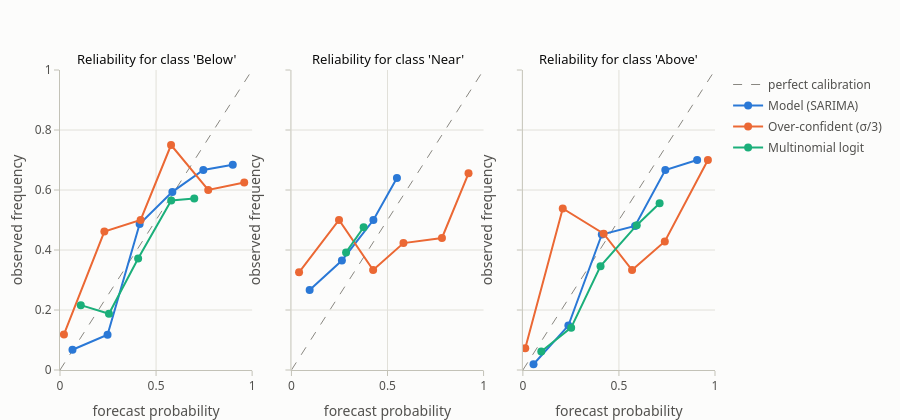

Source (notebook cell):
### Code cell
FORECASTERS = ["Model (SARIMA)", "Over-confident (σ/3)", "Multinomial logit"]
fig = pf.subplots(1, 3, titles=[f"Reliability for class '{cls}'" for cls in CLASSES], shared_yaxes=True, height=420)
for k, cls in enumerate(CLASSES):
    for j, name in enumerate(FORECASTERS):
        pf.add_reliability(fig, obs == k, P[name][:, k], n_bins=6, name=name, color=pf.SERIES[j], row=1, col=k + 1,
                           diagonal=j == 0, showlegend=k == 0)
fig.show()

### Figure 1 — Plotly figure (JSON) as saved in the notebook; plotly's stock layout.template omitted (floating-point values rounded to 4 significant figures)
{"data": [{"hoverinfo": "skip", "legendgroup": "diag", "line": {"color": "#898781", "dash": "dash", "width": 1}, "mode": "lines", "name": "perfect calibration", "showlegend": true, "type": "scatter", "x": [0, 1], "xaxis": "x", "y": [0, 1], "yaxis": "y"}, {"customdata": [74, 51, 37, 32, 27, 19], "hovertemplate": "Model (SARIMA)<br>forecast %{x:.2f} → observed %{y:.2f}<br>n = %{customdata}<extra></extra>", "legendgroup": "Model (SARIMA)", "line": {"color": "#2a78d6", "width": 2}, "marker": {"color": "#2a78d6", "size": 8}, "mode": "lines+markers", "name": "Model (SARIMA)", "showlegend": true, "type": "scatter", "x": [0.06498, 0.2475, 0.4145, 0.5848, 0.746, 0.8992], "xaxis": "x", "y": [0.06757, 0.1176, 0.4865, 0.5938, 0.6667, 0.6842], "yaxis": "y"}, {"customdata": [135, 13, 14, 12, 10, 56], "hovertemplate": "Over-confident (σ/3)<br>forecast %{x:.2f} → observed %{y:.2f}<br>n = %{customdata}<extra></extra>", "legendgroup": "Over-confident (σ/3)", "line": {"color": "#eb6834", "width": 2}, "marker": {"color": "#eb6834", "size": 8}, "mode": "lines+markers", "name": "Over-confident (σ/3)", "showlegend": true, "type": "scatter", "x": [0.02057, 0.2308, 0.4196, 0.578, 0.7714, 0.9589], "xaxis": "x", "y": [0.1185, 0.4615, 0.5, 0.75, 0.6, 0.625], "yaxis": "y"}, {"customdata": [37, 80, 70, 46, 7], "hovertemplate": "Multinomial logit<br>forecast %{x:.2f} → observed %{y:.2f}<br>n = %{customdata}<extra></extra>", "legendgroup": "Multinomial logit", "line": {"color": "#1baf7a", "width": 2}, "marker": {"color": "#1baf7a", "size": 8}, "mode": "lines+markers", "name": "Multinomial logit", "showlegend": true, "type": "scatter", "x": [0.1082, 0.2547, 0.4066, 0.5789, 0.6987], "xaxis": "x", "y": [0.2162, 0.1875, 0.3714, 0.5652, 0.5714], "yaxis": "y"}, {"hoverinfo": "skip", "legendgroup": "diag", "line": {"color": "#898781", "dash": "dash", "width": 1}, "mode": "lines", "name": "perfect calibration", "showlegend": false, "type": "scatter", "x": [0, 1], "xaxis": "x2", "y": [0, 1], "yaxis": "y2"}, {"customdata": [30, 63, 122, 25], "hovertemplate": "Model (SARIMA)<br>forecast %{x:.2f} → observed %{y:.2f}<br>n = %{customdata}<extra></extra>", "legendgroup": "Model (SARIMA)", "line": {"color": "#2a78d6", "width": 2}, "marker": {"color": "#2a78d6", "size": 8}, "mode": "lines+markers", "name": "Model (SARIMA)", "showlegend": false, "type": "scatter", "x": [0.0948, 0.2627, 0.4266, 0.5491], "xaxis": "x2", "y": [0.2667, 0.3651, 0.5, 0.64], "yaxis": "y2"}, {"customdata": [86, 24, 18, 26, 25, 61], "hovertemplate": "Over-confident (σ/3)<br>forecast %{x:.2f} → observed %{y:.2f}<br>n = %{customdata}<extra></extra>", "legendgroup": "Over-confident (σ/3)", "line": {"color": "#eb6834", "width": 2}, "marker": {"color": "#eb6834", "size": 8}, "mode": "lines+markers", "name": "Over-confident (σ/3)", "showlegend": false, "type": "scatter", "x": [0.03965, 0.2476, 0.4252, 0.5831, 0.7834, 0.9217], "xaxis": "x2", "y": [0.3256, 0.5, 0.3333, 0.4231, 0.44, 0.6557], "yaxis": "y2"}, {"customdata": [74, 166], "hovertemplate": "Multinomial logit<br>forecast %{x:.2f} → observed %{y:.2f}<br>n = %{customdata}<extra></extra>", "legendgroup": "Multinomial logit", "line": {"color": "#1baf7a", "width": 2}, "marker": {"color": "#1baf7a", "size": 8}, "mode": "lines+markers", "name": "Multinomial logit", "showlegend": false, "type": "scatter", "x": [0.2844, 0.3757], "xaxis": "x2", "y": [0.3919, 0.4759], "yaxis": "y2"}, {"hoverinfo": "skip", "legendgroup": "diag", "line": {"color": "#898781", "dash": "dash", "width": 1}, "mode": "lines", "name": "perfect calibration", "showlegend": false, "type": "scatter", "x": [0, 1], "xaxis": "x3", "y": [0, 1], "yaxis": "y3"}, {"customdata": [105, 54, 31, 25, 15, 10], "hovertemplate": "Model (SARIMA)<br>forecast %{x:.2f} → observed %{y:.2f}<br>n = %{customdata}<extra></extra>", "legendgroup": "Model (SARIMA)", "line": {"color": "#2a78d6", "width": 2}, "marker": {"color": "#2a78d6", "size": 8}, "mode": "lines+markers", "name": "Model (SARIMA)", "showlegend": false, "type": "scatter", "x": [0.05543, 0.2368, 0.4109, 0.5838, 0.7415, 0.907], "xaxis": "x3", "y": [0.01905, 0.1481, 0.4516, 0.48, 0.6667, 0.7], "yaxis": "y3"}, {"customdata": [166, 13, 11, 6, 14, 30], "hovertemplate": "Over-confident (σ/3)<br>forecast %{x:.2f} → observed %{y:.2f}<br>n = %{customdata}<extra></extra>", "legendgroup": "Over-confident (σ/3)", "line": {"color": "#eb6834", "width": 2}, "marker": {"color": "#eb6834", "size": 8}, "mode": "lines+markers", "name": "Over-confident (σ/3)", "showlegend": false, "type": "scatter", "x": [0.01237, 0.2076, 0.4207, 0.5683, 0.7388, 0.9631], "xaxis": "x3", "y": [0.07229, 0.5385, 0.4545, 0.3333, 0.4286, 0.7], "yaxis": "y3"}, {"customdata": [65, 85, 52, 29, 9], "hovertemplate": "Multinomial logit<br>forecast %{x:.2f} → observed %{y:.2f}<br>n = %{customdata}<extra></extra>", "legendgroup": "Multinomial logit", "line": {"color": "#1baf7a", "width": 2}, "marker": {"color": "#1baf7a", "size": 8}, "mode": "lines+markers", "name": "Multinomial logit", "showlegend": false, "type": "scatter", "x": [0.09579, 0.2514, 0.4043, 0.5928, 0.7117], "xaxis": "x3", "y": [0.06154, 0.1412, 0.3462, 0.4828, 0.5556], "yaxis": "y3"}], "layout": {"annotations": [{"font": {"color": "#0b0b0b", "size": 13}, "showarrow": false, "text": "Reliability for class 'Below'", "x": 0.1467, "xanchor": "center", "xref": "paper", "y": 1, "yanchor": "bottom", "yref": "paper"}, {"font": {"color": "#0b0b0b", "size": 13}, "showarrow": false, "text": "Reliability for class 'Near'", "x": 0.5, "xanchor": "center", "xref": "paper", "y": 1, "yanchor": "bottom", "yref": "paper"}, {"font": {"color": "#0b0b0b", "size": 13}, "showarrow": false, "text": "Reliability for class 'Above'", "x": 0.8533, "xanchor": "center", "xref": "paper", "y": 1, "yanchor": "bottom", "yref": "paper"}], "height": 420, "title": {}, "xaxis": {"anchor": "y", "domain": [0, 0.2933], "range": [0, 1], "title": {"text": "forecast probability"}}, "xaxis2": {"anchor": "y2", "domain": [0.3533, 0.6467], "range": [0, 1], "title": {"text": "forecast probability"}}, "xaxis3": {"anchor": "y3", "domain": [0.7067, 1], "range": [0, 1], "title": {"text": "forecast probability"}}, "yaxis": {"anchor": "x", "domain": [0, 1], "range": [0, 1], "title": {"text": "observed frequency"}}, "yaxis2": {"anchor": "x2", "domain": [0, 1], "matches": "y", "range": [0, 1], "showticklabels": false, "title": {"text": "observed frequency"}}, "yaxis3": {"anchor": "x3", "domain": [0, 1], "matches": "y", "range": [0, 1], "showticklabels": false, "title": {"text": "observed frequency"}}}}
